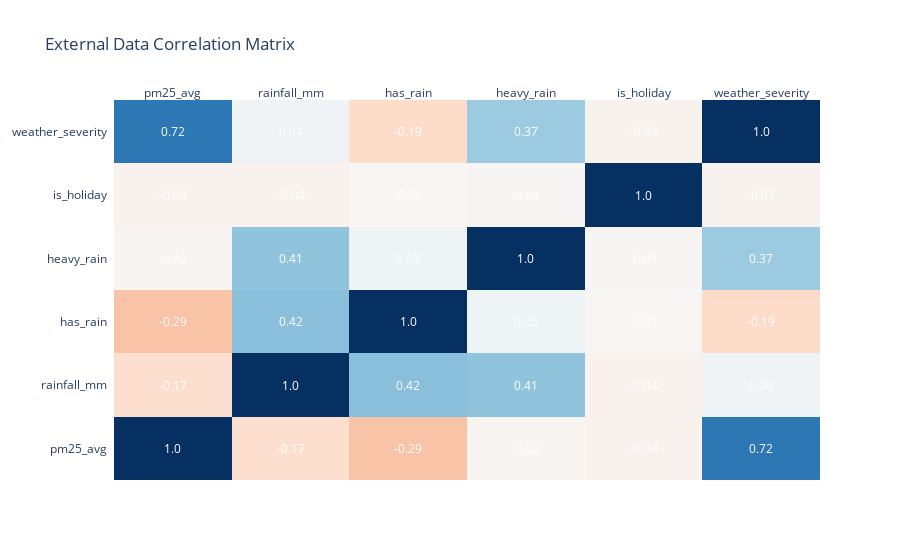

Source (notebook cell):
### Code cell
# Monthly aggregation
df_external['year_month'] = df_external['date'].dt.to_period('M').astype(str)

monthly_summary = df_external.groupby('year_month').agg({
    'pm25_avg': 'mean',
    'rainfall_mm': 'sum',
    'has_rain': 'sum',
    'heavy_rain': 'sum',
    'is_holiday': 'sum',
    'weather_severity': 'mean'
}).reset_index()

print("Monthly Summary Statistics:")
display(monthly_summary)

# Correlation heatmap
import plotly.figure_factory as ff

corr_cols = ['pm25_avg', 'rainfall_mm', 'has_rain', 'heavy_rain', 'is_holiday', 'weather_severity']
corr_matrix = df_external[corr_cols].corr()

fig = ff.create_annotated_heatmap(
    z=corr_matrix.values,
    x=corr_cols,
    y=corr_cols,
    annotation_text=corr_matrix.round(2).values,
    colorscale='RdBu',
    zmid=0
)
fig.update_layout(title='External Data Correlation Matrix')
fig.show()

### Figure 1 — Plotly figure (JSON) as saved in the notebook; plotly's stock layout.template omitted (floating-point values rounded to 4 significant figures)
{"data": [{"colorscale": [[0, "rgb(103,0,31)"], [0.1, "rgb(178,24,43)"], [0.2, "rgb(214,96,77)"], [0.3, "rgb(244,165,130)"], [0.4, "rgb(253,219,199)"], [0.5, "rgb(247,247,247)"], [0.6, "rgb(209,229,240)"], [0.7, "rgb(146,197,222)"], [0.8, "rgb(67,147,195)"], [0.9, "rgb(33,102,172)"], [1, "rgb(5,48,97)"]], "reversescale": false, "showscale": false, "type": "heatmap", "x": ["pm25_avg", "rainfall_mm", "has_rain", "heavy_rain", "is_holiday", "weather_severity"], "y": ["pm25_avg", "rainfall_mm", "has_rain", "heavy_rain", "is_holiday", "weather_severity"], "z": [[1.0, -0.1725, -0.2889, -0.02445, -0.04152, 0.7242], [-0.1725, 1.0, 0.4224, 0.4057, -0.03967, 0.03966], [-0.2889, 0.4224, 1.0, 0.0481, -0.008827, -0.1873], [-0.02445, 0.4057, 0.0481, 1.0, -0.01421, 0.369], [-0.04152, -0.03967, -0.008827, -0.01421, 1.0, -0.03395], [0.7242, 0.03966, -0.1873, 0.369, -0.03395, 1.0]], "zmid": 0}], "layout": {"annotations": [{"font": {"color": "#FFFFFF"}, "showarrow": false, "text": "1.0", "x": "pm25_avg", "xref": "x", "y": "pm25_avg", "yref": "y"}, {"font": {"color": "#FFFFFF"}, "showarrow": false, "text": "-0.17", "x": "rainfall_mm", "xref": "x", "y": "pm25_avg", "yref": "y"}, {"font": {"color": "#FFFFFF"}, "showarrow": false, "text": "-0.29", "x": "has_rain", "xref": "x", "y": "pm25_avg", "yref": "y"}, {"font": {"color": "#FFFFFF"}, "showarrow": false, "text": "-0.02", "x": "heavy_rain", "xref": "x", "y": "pm25_avg", "yref": "y"}, {"font": {"color": "#FFFFFF"}, "showarrow": false, "text": "-0.04", "x": "is_holiday", "xref": "x", "y": "pm25_avg", "yref": "y"}, {"font": {"color": "#FFFFFF"}, "showarrow": false, "text": "0.72", "x": "weather_severity", "xref": "x", "y": "pm25_avg", "yref": "y"}, {"font": {"color": "#FFFFFF"}, "showarrow": false, "text": "-0.17", "x": "pm25_avg", "xref": "x", "y": "rainfall_mm", "yref": "y"}, {"font": {"color": "#FFFFFF"}, "showarrow": false, "text": "1.0", "x": "rainfall_mm", "xref": "x", "y": "rainfall_mm", "yref": "y"}, {"font": {"color": "#FFFFFF"}, "showarrow": false, "text": "0.42", "x": "has_rain", "xref": "x", "y": "rainfall_mm", "yref": "y"}, {"font": {"color": "#FFFFFF"}, "showarrow": false, "text": "0.41", "x": "heavy_rain", "xref": "x", "y": "rainfall_mm", "yref": "y"}, {"font": {"color": "#FFFFFF"}, "showarrow": false, "text": "-0.04", "x": "is_holiday", "xref": "x", "y": "rainfall_mm", "yref": "y"}, {"font": {"color": "#FFFFFF"}, "showarrow": false, "text": "0.04", "x": "weather_severity", "xref": "x", "y": "rainfall_mm", "yref": "y"}, {"font": {"color": "#FFFFFF"}, "showarrow": false, "text": "-0.29", "x": "pm25_avg", "xref": "x", "y": "has_rain", "yref": "y"}, {"font": {"color": "#FFFFFF"}, "showarrow": false, "text": "0.42", "x": "rainfall_mm", "xref": "x", "y": "has_rain", "yref": "y"}, {"font": {"color": "#FFFFFF"}, "showarrow": false, "text": "1.0", "x": "has_rain", "xref": "x", "y": "has_rain", "yref": "y"}, {"font": {"color": "#FFFFFF"}, "showarrow": false, "text": "0.05", "x": "heavy_rain", "xref": "x", "y": "has_rain", "yref": "y"}, {"font": {"color": "#FFFFFF"}, "showarrow": false, "text": "-0.01", "x": "is_holiday", "xref": "x", "y": "has_rain", "yref": "y"}, {"font": {"color": "#FFFFFF"}, "showarrow": false, "text": "-0.19", "x": "weather_severity", "xref": "x", "y": "has_rain", "yref": "y"}, {"font": {"color": "#FFFFFF"}, "showarrow": false, "text": "-0.02", "x": "pm25_avg", "xref": "x", "y": "heavy_rain", "yref": "y"}, {"font": {"color": "#FFFFFF"}, "showarrow": false, "text": "0.41", "x": "rainfall_mm", "xref": "x", "y": "heavy_rain", "yref": "y"}, {"font": {"color": "#FFFFFF"}, "showarrow": false, "text": "0.05", "x": "has_rain", "xref": "x", "y": "heavy_rain", "yref": "y"}, {"font": {"color": "#FFFFFF"}, "showarrow": false, "text": "1.0", "x": "heavy_rain", "xref": "x", "y": "heavy_rain", "yref": "y"}, {"font": {"color": "#FFFFFF"}, "showarrow": false, "text": "-0.01", "x": "is_holiday", "xref": "x", "y": "heavy_rain", "yref": "y"}, {"font": {"color": "#FFFFFF"}, "showarrow": false, "text": "0.37", "x": "weather_severity", "xref": "x", "y": "heavy_rain", "yref": "y"}, {"font": {"color": "#FFFFFF"}, "showarrow": false, "text": "-0.04", "x": "pm25_avg", "xref": "x", "y": "is_holiday", "yref": "y"}, {"font": {"color": "#FFFFFF"}, "showarrow": false, "text": "-0.04", "x": "rainfall_mm", "xref": "x", "y": "is_holiday", "yref": "y"}, {"font": {"color": "#FFFFFF"}, "showarrow": false, "text": "-0.01", "x": "has_rain", "xref": "x", "y": "is_holiday", "yref": "y"}, {"font": {"color": "#FFFFFF"}, "showarrow": false, "text": "-0.01", "x": "heavy_rain", "xref": "x", "y": "is_holiday", "yref": "y"}, {"font": {"color": "#FFFFFF"}, "showarrow": false, "text": "1.0", "x": "is_holiday", "xref": "x", "y": "is_holiday", "yref": "y"}, {"font": {"color": "#FFFFFF"}, "showarrow": false, "text": "-0.03", "x": "weather_severity", "xref": "x", "y": "is_holiday", "yref": "y"}, {"font": {"color": "#FFFFFF"}, "showarrow": false, "text": "0.72", "x": "pm25_avg", "xref": "x", "y": "weather_severity", "yref": "y"}, {"font": {"color": "#FFFFFF"}, "showarrow": false, "text": "0.04", "x": "rainfall_mm", "xref": "x", "y": "weather_severity", "yref": "y"}, {"font": {"color": "#FFFFFF"}, "showarrow": false, "text": "-0.19", "x": "has_rain", "xref": "x", "y": "weather_severity", "yref": "y"}, {"font": {"color": "#FFFFFF"}, "showarrow": false, "text": "0.37", "x": "heavy_rain", "xref": "x", "y": "weather_severity", "yref": "y"}, {"font": {"color": "#FFFFFF"}, "showarrow": false, "text": "-0.03", "x": "is_holiday", "xref": "x", "y": "weather_severity", "yref": "y"}, {"font": {"color": "#FFFFFF"}, "showarrow": false, "text": "1.0", "x": "weather_severity", "xref": "x", "y": "weather_severity", "yref": "y"}], "title": {"text": "External Data Correlation Matrix"}, "xaxis": {"dtick": 1, "gridcolor": "rgb(0, 0, 0)", "side": "top", "ticks": ""}, "yaxis": {"dtick": 1, "ticks": "", "ticksuffix": "  "}}}
